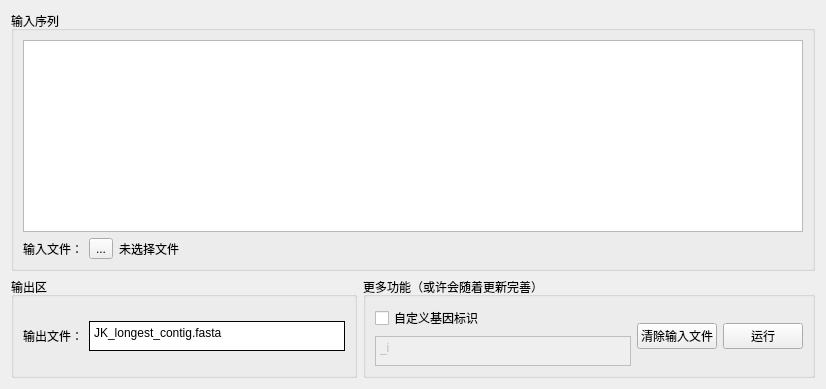
          <widget class="QWidget" name="longest_extract">
           <property name="tabletTracking">
            <bool>false</bool>
           </property>
           <attribute name="title">
            <string>提取最长转录本</string>
           </attribute>
           <layout class="QVBoxLayout" name="verticalLayout_14" stretch="3,0">
            <item>
             <widget class="QGroupBox" name="groupBox_35">
              <property name="title">
               <string>输入序列</string>
              </property>
              <layout class="QVBoxLayout" name="verticalLayout_12">
               <item>
                <widget class="QTextEdit" name="inputfa_txt"/>
               </item>
               <item>
                <layout class="QHBoxLayout" name="horizontalLayout_36">
                 <item>
                  <widget class="QLabel" name="label_2">
                   <property name="text">
                    <string>输入文件：</string>
                   </property>
                   <property name="buddy">
                    <cstring>label_2</cstring>
                   </property>
                  </widget>
                 </item>
                 <item>
                  <widget class="QToolButton" name="inputfa">
                   <property name="text">
                    <string>...</string>
                   </property>
                  </widget>
                 </item>
                 <item>
                  <widget class="QLabel" name="selected_fa">
                   <property name="text">
                    <string>未选择文件</string>
                   </property>
                  </widget>
                 </item>
                 <item>
                  <spacer name="horizontalSpacer_10">
                   <property name="orientation">
                    <enum>Qt::Horizontal</enum>
                   </property>
                   <property name="sizeHint" stdset="0">
                    <size>
                     <width>40</width>
                     <height>20</height>
                    </size>
                   </property>
                  </spacer>
                 </item>
                </layout>
               </item>
              </layout>
             </widget>
            </item>
            <item>
             <layout class="QHBoxLayout" name="horizontalLayout_41">
              <item>
               <widget class="QGroupBox" name="groupBox_36">
                <property name="title">
                 <string>输出区</string>
                </property>
                <layout class="QHBoxLayout" name="horizontalLayout_40">
                 <item>
                  <widget class="QLabel" name="label_3">
                   <property name="text">
                    <string>输出文件：</string>
                   </property>
                   <property name="buddy">
                    <cstring>label_2</cstring>
                   </property>
                  </widget>
                 </item>
                 <item>
                  <widget class="QTextEdit" name="opfa_name">
                   <property name="enabled">
                    <bool>true</bool>
                   </property>
                   <property name="minimumSize">
                    <size>
                     <width>0</width>
                     <height>30</height>
                    </size>
                   </property>
                   <property name="maximumSize">
                    <size>
                     <width>16777215</width>
                     <height>30</height>
                    </size>
                   </property>
                   <property name="mouseTracking">
                    <bool>true</bool>
                   </property>
                   <property name="tabletTracking">
                    <bool>false</bool>
                   </property>
                   <property name="acceptDrops">
                    <bool>true</bool>
                   </property>
                   <property name="frameShape">
                    <enum>QFrame::Box</enum>
                   </property>
                   <property name="frameShadow">
                    <enum>QFrame::Plain</enum>
                   </property>
                   <property name="verticalScrollBarPolicy">
                    <enum>Qt::ScrollBarAlwaysOff</enum>
                   </property>
                   <property name="horizontalScrollBarPolicy">
                    <enum>Qt::ScrollBarAlwaysOff</enum>
                   </property>
                   <property name="sizeAdjustPolicy">
                    <enum>QAbstractScrollArea::AdjustIgnored</enum>
                   </property>
                   <property name="tabChangesFocus">
                    <bool>false</bool>
                   </property>
                   <property name="html">
                    <string>&lt;!DOCTYPE HTML PUBLIC &quot;-//W3C//DTD HTML 4.0//EN&quot; &quot;http://www.w3.org/TR/REC-html40/strict.dtd&quot;&gt;
&lt;html&gt;&lt;head&gt;&lt;meta name=&quot;qrichtext&quot; content=&quot;1&quot; /&gt;&lt;style type=&quot;text/css&quot;&gt;
p, li { white-space: pre-wrap; }
&lt;/style&gt;&lt;/head&gt;&lt;body style=&quot; font-family:'SimSun'; font-size:9pt; font-weight:400; font-style:normal;&quot;&gt;
&lt;p style=&quot; margin-top:0px; margin-bottom:0px; margin-left:0px; margin-right:0px; -qt-block-indent:0; text-indent:0px;&quot;&gt;JK_longest_contig.fasta&lt;/p&gt;&lt;/body&gt;&lt;/html&gt;</string>
                   </property>
                  </widget>
                 </item>
                </layout>
               </widget>
              </item>
              <item>
               <widget class="QGroupBox" name="groupBox">
                <property name="title">
                 <string>更多功能（或许会随着更新完善）</string>
                </property>
                <layout class="QHBoxLayout" name="horizontalLayout_37">
                 <item>
                  <layout class="QVBoxLayout" name="verticalLayout_13">
                   <item>
                    <widget class="QCheckBox" name="gene_symbol_en">
                     <property name="text">
                      <string>自定义基因标识</string>
                     </property>
                     <property name="checked">
                      <bool>false</bool>
                     </property>
                    </widget>
                   </item>
                   <item>
                    <widget class="QTextEdit" name="gene_symbol">
                     <property name="enabled">
                      <bool>false</bool>
                     </property>
                     <property name="minimumSize">
                      <size>
                       <width>0</width>
                       <height>30</height>
                      </size>
                     </property>
                     <property name="maximumSize">
                      <size>
                       <width>16777215</width>
                       <height>30</height>
                      </size>
                     </property>
                     <property name="mouseTracking">
                      <bool>true</bool>
                     </property>
                     <property name="tabletTracking">
                      <bool>false</bool>
                     </property>
                     <property name="acceptDrops">
                      <bool>true</bool>
                     </property>
                     <property name="whatsThis">
                      <string/>
                     </property>
                     <property name="frameShape">
                      <enum>QFrame::Box</enum>
                     </property>
                     <property name="frameShadow">
                      <enum>QFrame::Plain</enum>
                     </property>
                     <property name="verticalScrollBarPolicy">
                      <enum>Qt::ScrollBarAlwaysOff</enum>
                     </property>
                     <property name="horizontalScrollBarPolicy">
                      <enum>Qt::ScrollBarAlwaysOff</enum>
                     </property>
                     <property name="sizeAdjustPolicy">
                      <enum>QAbstractScrollArea::AdjustIgnored</enum>
                     </property>
                     <property name="tabChangesFocus">
                      <bool>false</bool>
                     </property>
                     <property name="html">
                      <string>&lt;!DOCTYPE HTML PUBLIC &quot;-//W3C//DTD HTML 4.0//EN&quot; &quot;http://www.w3.org/TR/REC-html40/strict.dtd&quot;&gt;
&lt;html&gt;&lt;head&gt;&lt;meta name=&quot;qrichtext&quot; content=&quot;1&quot; /&gt;&lt;style type=&quot;text/css&quot;&gt;
p, li { white-space: pre-wrap; }
&lt;/style&gt;&lt;/head&gt;&lt;body style=&quot; font-family:'SimSun'; font-size:9pt; font-weight:400; font-style:normal;&quot;&gt;
&lt;p style=&quot; margin-top:0px; margin-bottom:0px; margin-left:0px; margin-right:0px; -qt-block-indent:0; text-indent:0px;&quot;&gt;_i&lt;/p&gt;&lt;/body&gt;&lt;/html&gt;</string>
                     </property>
                    </widget>
                   </item>
                  </layout>
                 </item>
                 <item>
                  <widget class="QPushButton" name="clearinput">
                   <property name="text">
                    <string>清除输入文件</string>
                   </property>
                  </widget>
                 </item>
                 <item>
                  <widget class="QPushButton" name="le_running">
                   <property name="text">
                    <string>运行</string>
                   </property>
                  </widget>
                 </item>
                </layout>
               </widget>
              </item>
             </layout>
            </item>
           </layout>
          </widget>
